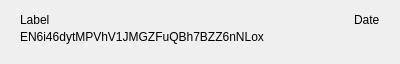
<?xml version="1.0" encoding="UTF-8"?>
<ui version="4.0">
 <class>MyAddressRow</class>
 <widget class="QWidget" name="MyAddressRow">
  <property name="geometry">
   <rect>
    <x>0</x>
    <y>0</y>
    <width>400</width>
    <height>60</height>
   </rect>
  </property>
  <property name="windowTitle">
   <string>Form</string>
  </property>
  <layout class="QVBoxLayout" name="verticalLayout">
   <property name="spacing">
    <number>0</number>
   </property>
   <property name="leftMargin">
    <number>20</number>
   </property>
   <property name="topMargin">
    <number>10</number>
   </property>
   <property name="rightMargin">
    <number>20</number>
   </property>
   <property name="bottomMargin">
    <number>20</number>
   </property>
   <item>
    <layout class="QHBoxLayout" name="horizontalLayout">
     <item>
      <widget class="QLabel" name="labelName">
       <property name="text">
        <string notr="true">Label</string>
       </property>
      </widget>
     </item>
     <item>
      <spacer name="horizontalSpacer">
       <property name="orientation">
        <enum>Qt::Horizontal</enum>
       </property>
       <property name="sizeHint" stdset="0">
        <size>
         <width>40</width>
         <height>20</height>
        </size>
       </property>
      </spacer>
     </item>
     <item>
      <widget class="QLabel" name="labelDate">
       <property name="text">
        <string notr="true">Date</string>
       </property>
      </widget>
     </item>
    </layout>
   </item>
   <item>
    <widget class="QLabel" name="labelAddress">
     <property name="text">
      <string notr="true">EN6i46dytMPVhV1JMGZFuQBh7BZZ6nNLox</string>
     </property>
    </widget>
   </item>
  </layout>
 </widget>
 <resources/>
 <connections/>
</ui>
